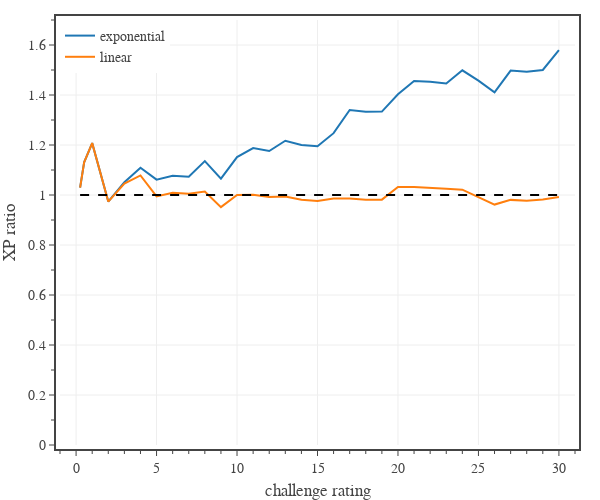

The notebook cell saved with this chart:
### Code cell
# Shows how the calculated XP for typical monsters of each CR compare with listed XP values
dfD = dfD0[dfD0['CR'].gt(1/8)]

columns = ['eXP exp','eXP linear']
labels = ['exponential', 'linear']

# create figure
fig = go.Figure(
    layout=go.Layout(
        template=TFB_TEMPLATE,
        margin=dict(l=60, r=25, b=55, t=20, pad=4),
        xaxis=dict(
            title_text='challenge rating',
            range=[-1,31],
            tick0=0, dtick=5,
            minor=dict(tick0=0, dtick=1),
        ),
        yaxis=dict(
            title_text='XP ratio',
            range=[0.0,1.7],
            tick0=0, dtick=0.2,
            minor=dict(tick0=0, dtick=0.1),
        ),
        legend=dict(
            xanchor='left', yanchor='top',
            x=0.00, y=1.00,
            orientation='v',
            tracegroupgap=0,
        )
    )
)

for column, label in zip(columns, labels):
    fig.add_trace(go.Scatter(
        x=dfD['CR'], 
        y=dfD[column]/dfD['XP'],
        mode='lines',
        name=label,
        hovertemplate=
            'Level %{x}<br>'+
            'XP ratio %{y:,.2f}' + 
            '<extra></extra>'
    ))


fig.add_trace(go.Scatter(
    x=dfD['CR'], 
    y=[1.0]*len(dfD['CR']),
    mode='lines',
    line=dict(color='black', dash='dash'),
    showlegend=False,
    hoverinfo='skip',
))

# show figure
fig.update_layout(width=600, height=500)
fig.show(config=TFB_CONFIG)

# save figures
if SAVEFIGS:
    fig.update_layout(autosize=True, width=None, height=None)
    save_fig_html(fig, format='large', name='fig-effective-xp-ratio-vs-cr-large')
    save_fig_html(fig, format='small', name='fig-effective-xp-ratio-vs-cr-small')

### Figure 1 — Plotly figure (JSON) as saved in the notebook; plotly's stock layout.template omitted (floating-point values rounded to 4 significant figures)
{"data": [{"hovertemplate": "Level %{x}<br>XP ratio %{y:,.2f}<extra></extra>", "mode": "lines", "name": "exponential", "type": "scatter", "x": [0.25, 0.5, 1, 2, 3, 4, 5, 6, 7, 8, 9, 10, 11, 12, 13, 14, 15, 16, 17, 18, 19, 20, 21, 22, 23, 24, 25, 26, 27, 28, 29, 30], "y": [1.03, 1.131, 1.208, 0.9737, 1.051, 1.109, 1.061, 1.077, 1.073, 1.135, 1.066, 1.152, 1.188, 1.176, 1.217, 1.2, 1.195, 1.247, 1.34, 1.333, 1.334, 1.403, 1.456, 1.453, 1.446, 1.499, 1.457, 1.411, 1.498, 1.493, 1.5, 1.579]}, {"hovertemplate": "Level %{x}<br>XP ratio %{y:,.2f}<extra></extra>", "mode": "lines", "name": "linear", "type": "scatter", "x": [0.25, 0.5, 1, 2, 3, 4, 5, 6, 7, 8, 9, 10, 11, 12, 13, 14, 15, 16, 17, 18, 19, 20, 21, 22, 23, 24, 25, 26, 27, 28, 29, 30], "y": [1.03, 1.131, 1.208, 0.9737, 1.046, 1.078, 0.9945, 1.009, 1.005, 1.014, 0.9515, 1.0, 1.001, 0.9916, 0.9943, 0.9806, 0.9765, 0.9857, 0.9861, 0.9812, 0.9815, 1.032, 1.032, 1.03, 1.025, 1.021, 0.9932, 0.9617, 0.9805, 0.9775, 0.9821, 0.992]}, {"hoverinfo": "skip", "line": {"color": "black", "dash": "dash"}, "mode": "lines", "showlegend": false, "type": "scatter", "x": [0.25, 0.5, 1, 2, 3, 4, 5, 6, 7, 8, 9, 10, 11, 12, 13, 14, 15, 16, 17, 18, 19, 20, 21, 22, 23, 24, 25, 26, 27, 28, 29, 30], "y": [1, 1, 1, 1, 1, 1, 1, 1, 1, 1, 1, 1, 1, 1, 1, 1, 1, 1, 1, 1, 1, 1, 1, 1, 1, 1, 1, 1, 1, 1, 1, 1]}], "layout": {"height": 500, "legend": {"orientation": "v", "tracegroupgap": 0, "x": 0, "xanchor": "left", "y": 1, "yanchor": "top"}, "margin": {"b": 55, "l": 60, "pad": 4, "r": 25, "t": 20}, "width": 600, "xaxis": {"dtick": 5, "minor": {"dtick": 1, "tick0": 0}, "range": [-1, 31], "tick0": 0, "title": {"text": "challenge rating"}}, "yaxis": {"dtick": 0.2, "minor": {"dtick": 0.1, "tick0": 0}, "range": [0, 1.7], "tick0": 0, "title": {"text": "XP ratio"}}}}
